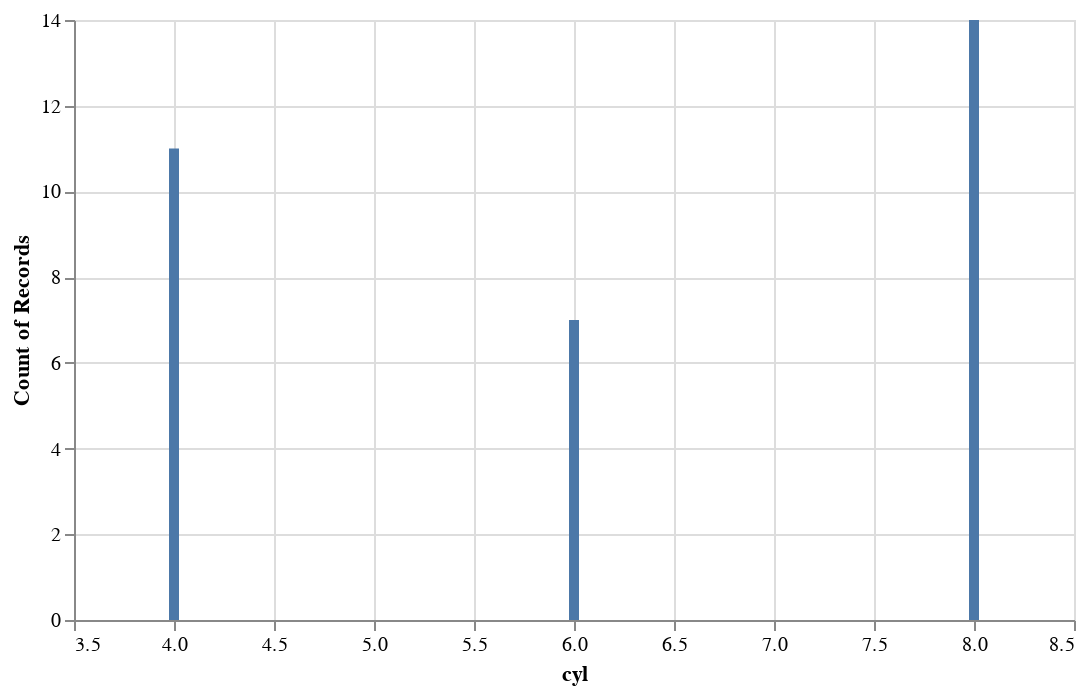

Notebook cell for this chart:
### Code cell
chart0 = alt.Chart(cars, width=500, height=300).mark_bar().encode(
    x='cyl',
    y='count()'
)
chart0

### Figure 1 — Vega-Lite specification as saved in the notebook (floating-point values rounded to 4 significant figures)
{"config": {"view": {"continuousWidth": 300, "continuousHeight": 300}}, "data": {"name": "data-158e9d9748146fc645c3b9028ca3fade"}, "mark": {"type": "bar"}, "encoding": {"x": {"field": "cyl", "type": "quantitative"}, "y": {"aggregate": "count", "type": "quantitative"}}, "height": 300, "width": 500, "$schema": "https://vega.github.io/schema/vega-lite/v5.8.0.json", "datasets": {"data-158e9d9748146fc645c3b9028ca3fade": [{"manufacturer": "Mazda RX4", "mpg": 21.0, "cyl": 6, "disp": 160.0, "hp": 110, "drat": 3.9, "wt": 2.62, "qsec": 16.46, "vs": 0, "am": 1, "gear": 4, "carb": 4}, {"manufacturer": "Mazda RX4 Wag", "mpg": 21.0, "cyl": 6, "disp": 160.0, "hp": 110, "drat": 3.9, "wt": 2.875, "qsec": 17.02, "vs": 0, "am": 1, "gear": 4, "carb": 4}, {"manufacturer": "Datsun 710", "mpg": 22.8, "cyl": 4, "disp": 108.0, "hp": 93, "drat": 3.85, "wt": 2.32, "qsec": 18.61, "vs": 1, "am": 1, "gear": 4, "carb": 1}, {"manufacturer": "Hornet 4 Drive", "mpg": 21.4, "cyl": 6, "disp": 258.0, "hp": 110, "drat": 3.08, "wt": 3.215, "qsec": 19.44, "vs": 1, "am": 0, "gear": 3, "carb": 1}, {"manufacturer": "Hornet Sportabout", "mpg": 18.7, "cyl": 8, "disp": 360.0, "hp": 175, "drat": 3.15, "wt": 3.44, "qsec": 17.02, "vs": 0, "am": 0, "gear": 3, "carb": 2}, {"manufacturer": "Valiant", "mpg": 18.1, "cyl": 6, "disp": 225.0, "hp": 105, "drat": 2.76, "wt": 3.46, "qsec": 20.22, "vs": 1, "am": 0, "gear": 3, "carb": 1}, {"manufacturer": "Duster 360", "mpg": 14.3, "cyl": 8, "disp": 360.0, "hp": 245, "drat": 3.21, "wt": 3.57, "qsec": 15.84, "vs": 0, "am": 0, "gear": 3, "carb": 4}, {"manufacturer": "Merc 240D", "mpg": 24.4, "cyl": 4, "disp": 146.7, "hp": 62, "drat": 3.69, "wt": 3.19, "qsec": 20.0, "vs": 1, "am": 0, "gear": 4, "carb": 2}, {"manufacturer": "Merc 230", "mpg": 22.8, "cyl": 4, "disp": 140.8, "hp": 95, "drat": 3.92, "wt": 3.15, "qsec": 22.9, "vs": 1, "am": 0, "gear": 4, "carb": 2}, {"manufacturer": "Merc 280", "mpg": 19.2, "cyl": 6, "disp": 167.6, "hp": 123, "drat": 3.92, "wt": 3.44, "qsec": 18.3, "vs": 1, "am": 0, "gear": 4, "carb": 4}, {"manufacturer": "Merc 280C", "mpg": 17.8, "cyl": 6, "disp": 167.6, "hp": 123, "drat": 3.92, "wt": 3.44, "qsec": 18.9, "vs": 1, "am": 0, "gear": 4, "carb": 4}, {"manufacturer": "Merc 450SE", "mpg": 16.4, "cyl": 8, "disp": 275.8, "hp": 180, "drat": 3.07, "wt": 4.07, "qsec": 17.4, "vs": 0, "am": 0, "gear": 3, "carb": 3}, {"manufacturer": "Merc 450SL", "mpg": 17.3, "cyl": 8, "disp": 275.8, "hp": 180, "drat": 3.07, "wt": 3.73, "qsec": 17.6, "vs": 0, "am": 0, "gear": 3, "carb": 3}, {"manufacturer": "Merc 450SLC", "mpg": 15.2, "cyl": 8, "disp": 275.8, "hp": 180, "drat": 3.07, "wt": 3.78, "qsec": 18.0, "vs": 0, "am": 0, "gear": 3, "carb": 3}, {"manufacturer": "Cadillac Fleetwood", "mpg": 10.4, "cyl": 8, "disp": 472.0, "hp": 205, "drat": 2.93, "wt": 5.25, "qsec": 17.98, "vs": 0, "am": 0, "gear": 3, "carb": 4}, {"manufacturer": "Lincoln Continental", "mpg": 10.4, "cyl": 8, "disp": 460.0, "hp": 215, "drat": 3.0, "wt": 5.424, "qsec": 17.82, "vs": 0, "am": 0, "gear": 3, "carb": 4}, {"manufacturer": "Chrysler Imperial", "mpg": 14.7, "cyl": 8, "disp": 440.0, "hp": 230, "drat": 3.23, "wt": 5.345, "qsec": 17.42, "vs": 0, "am": 0, "gear": 3, "carb": 4}, {"manufacturer": "Fiat 128", "mpg": 32.4, "cyl": 4, "disp": 78.7, "hp": 66, "drat": 4.08, "wt": 2.2, "qsec": 19.47, "vs": 1, "am": 1, "gear": 4, "carb": 1}, {"manufacturer": "Honda Civic", "mpg": 30.4, "cyl": 4, "disp": 75.7, "hp": 52, "drat": 4.93, "wt": 1.615, "qsec": 18.52, "vs": 1, "am": 1, "gear": 4, "carb": 2}, {"manufacturer": "Toyota Corolla", "mpg": 33.9, "cyl": 4, "disp": 71.1, "hp": 65, "drat": 4.22, "wt": 1.835, "qsec": 19.9, "vs": 1, "am": 1, "gear": 4, "carb": 1}, {"manufacturer": "Toyota Corona", "mpg": 21.5, "cyl": 4, "disp": 120.1, "hp": 97, "drat": 3.7, "wt": 2.465, "qsec": 20.01, "vs": 1, "am": 0, "gear": 3, "carb": 1}, {"manufacturer": "Dodge Challenger", "mpg": 15.5, "cyl": 8, "disp": 318.0, "hp": 150, "drat": 2.76, "wt": 3.52, "qsec": 16.87, "vs": 0, "am": 0, "gear": 3, "carb": 2}, {"manufacturer": "AMC Javelin", "mpg": 15.2, "cyl": 8, "disp": 304.0, "hp": 150, "drat": 3.15, "wt": 3.435, "qsec": 17.3, "vs": 0, "am": 0, "gear": 3, "carb": 2}, {"manufacturer": "Camaro Z28", "mpg": 13.3, "cyl": 8, "disp": 350.0, "hp": 245, "drat": 3.73, "wt": 3.84, "qsec": 15.41, "vs": 0, "am": 0, "gear": 3, "carb": 4}, {"manufacturer": "Pontiac Firebird", "mpg": 19.2, "cyl": 8, "disp": 400.0, "hp": 175, "drat": 3.08, "wt": 3.845, "qsec": 17.05, "vs": 0, "am": 0, "gear": 3, "carb": 2}, {"manufacturer": "Fiat X1-9", "mpg": 27.3, "cyl": 4, "disp": 79.0, "hp": 66, "drat": 4.08, "wt": 1.935, "qsec": 18.9, "vs": 1, "am": 1, "gear": 4, "carb": 1}, {"manufacturer": "Porsche 914-2", "mpg": 26.0, "cyl": 4, "disp": 120.3, "hp": 91, "drat": 4.43, "wt": 2.14, "qsec": 16.7, "vs": 0, "am": 1, "gear": 5, "carb": 2}, {"manufacturer": "Lotus Europa", "mpg": 30.4, "cyl": 4, "disp": 95.1, "hp": 113, "drat": 3.77, "wt": 1.513, "qsec": 16.9, "vs": 1, "am": 1, "gear": 5, "carb": 2}, {"manufacturer": "Ford Pantera L", "mpg": 15.8, "cyl": 8, "disp": 351.0, "hp": 264, "drat": 4.22, "wt": 3.17, "qsec": 14.5, "vs": 0, "am": 1, "gear": 5, "carb": 4}, {"manufacturer": "Ferrari Dino", "mpg": 19.7, "cyl": 6, "disp": 145.0, "hp": 175, "drat": 3.62, "wt": 2.77, "qsec": 15.5, "vs": 0, "am": 1, "gear": 5, "carb": 6}, {"manufacturer": "Maserati Bora", "mpg": 15.0, "cyl": 8, "disp": 301.0, "hp": 335, "drat": 3.54, "wt": 3.57, "qsec": 14.6, "vs": 0, "am": 1, "gear": 5, "carb": 8}, {"manufacturer": "Volvo 142E", "mpg": 21.4, "cyl": 4, "disp": 121.0, "hp": 109, "drat": 4.11, "wt": 2.78, "qsec": 18.6, "vs": 1, "am": 1, "gear": 4, "carb": 2}]}}
